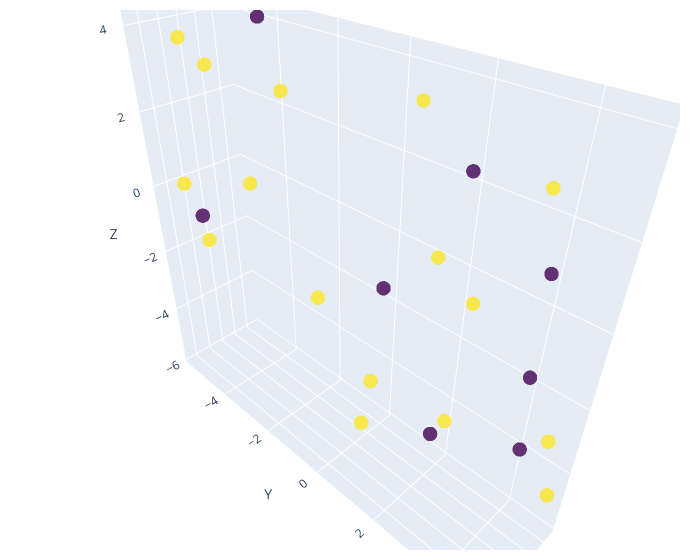
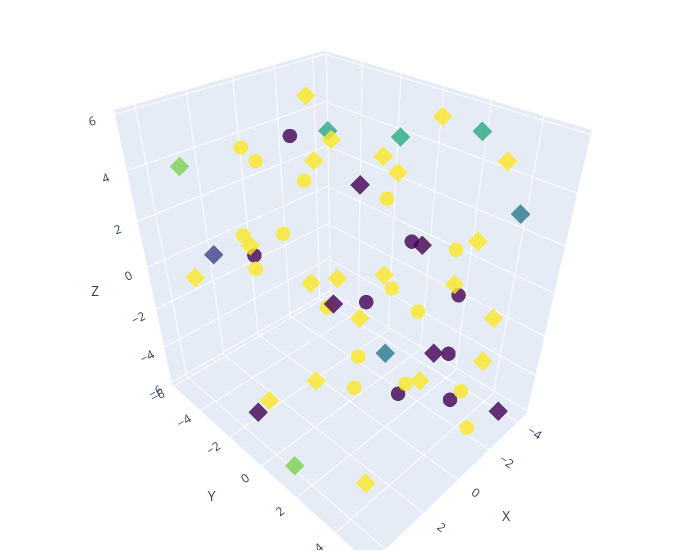

The cell these charts' notebook holds for them, in order:
### Code cell
ea_x.plot_fitness()

best_solution_x = ea_x.get_best_solution()

plot_atoms(best_solution_x, atom_species_by_index)
plot_solution_with_walls((wall_left, wall_right), best_solution_x, atom_species_by_index)

### Figure 1 — Plotly figure (JSON) as saved in the notebook; plotly's stock layout.template omitted (floating-point values rounded to 4 significant figures)
{"data": [{"hoverinfo": "text", "marker": {"color": [4, 6, 6, 6, 4, 6, 6, 6, 6, 6, 4, 4, 4, 4, 4, 6, 6, 6, 6, 6, 6, 6, 6, 4], "colorscale": [[0, "#440154"], [0.1111, "#482878"], [0.2222, "#3e4989"], [0.3333, "#31688e"], [0.4444, "#26828e"], [0.5556, "#1f9e89"], [0.6667, "#35b779"], [0.7778, "#6ece58"], [0.8889, "#b5de2b"], [1, "#fde725"]], "opacity": 0.8, "size": 5, "symbol": "circle"}, "mode": "markers", "text": ["Si", "O", "O", "O", "Si", "O", "O", "O", "O", "O", "Si", "Si", "Si", "Si", "Si", "O", "O", "O", "O", "O", "O", "O", "O", "Si"], "type": "scatter3d", "x": [1.139, 0.5267, 0.4604, -0.4331, -1.09, 0.2704, -0.8633, 1.196, -0.4412, -0.3719, 0.05603, -1.205, -1.171, -0.02929, -1.297, 1.311, -0.8546, 1.301, -1.138, -0.7974, -1.336, -0.737, -0.5218, -0.4564], "y": [-4.23, -5.087, -0.8131, -4.304, -4.335, -5.657, -3.366, -4.775, -0.19, -5.662, 0.8444, 1.583, 3.905, 2.667, 4.019, 1.68, 2.193, 3.066, 3.616, 2.559, 4.887, 0.9441, 4.896, 4.255], "z": [-0.2582, -1.607, -1.348, 0.03638, 4.058, 3.602, 2.607, 0.4509, -5.794, 2.826, -0.4339, -5.438, 0.8379, 2.905, -4.089, -1.738, -4.21, 1.96, 2.527, -0.3857, -4.982, 3.515, -2.473, -1.094]}], "layout": {"margin": {"b": 10, "l": 10, "r": 20, "t": 10}, "scene": {"xaxis": {"title": {"text": "X"}}, "yaxis": {"title": {"text": "Y"}}, "zaxis": {"title": {"text": "Z"}}}, "showlegend": false, "width": 700}}

### Figure 2 — Plotly figure (JSON) as saved in the notebook; plotly's stock layout.template omitted (floating-point values rounded to 4 significant figures)
{"data": [{"hoverinfo": "text", "marker": {"color": [4, 6, 6, 6, 4, 6, 6, 6, 6, 6, 4, 4, 4, 4, 4, 6, 6, 6, 6, 6, 6, 6, 6, 4], "colorscale": [[0, "#440154"], [0.1111, "#482878"], [0.2222, "#3e4989"], [0.3333, "#31688e"], [0.4444, "#26828e"], [0.5556, "#1f9e89"], [0.6667, "#35b779"], [0.7778, "#6ece58"], [0.8889, "#b5de2b"], [1, "#fde725"]], "opacity": 0.8, "size": 5, "symbol": "circle"}, "mode": "markers", "text": ["Si", "O", "O", "O", "Si", "O", "O", "O", "O", "O", "Si", "Si", "Si", "Si", "Si", "O", "O", "O", "O", "O", "O", "O", "O", "Si"], "type": "scatter3d", "x": [1.139, 0.5267, 0.4604, -0.4331, -1.09, 0.2704, -0.8633, 1.196, -0.4412, -0.3719, 0.05603, -1.205, -1.171, -0.02929, -1.297, 1.311, -0.8546, 1.301, -1.138, -0.7974, -1.336, -0.737, -0.5218, -0.4564], "y": [-4.23, -5.087, -0.8131, -4.304, -4.335, -5.657, -3.366, -4.775, -0.19, -5.662, 0.8444, 1.583, 3.905, 2.667, 4.019, 1.68, 2.193, 3.066, 3.616, 2.559, 4.887, 0.9441, 4.896, 4.255], "z": [-0.2582, -1.607, -1.348, 0.03638, 4.058, 3.602, 2.607, 0.4509, -5.794, 2.826, -0.4339, -5.438, 0.8379, 2.905, -4.089, -1.738, -4.21, 1.96, 2.527, -0.3857, -4.982, 3.515, -2.473, -1.094]}, {"hoverinfo": "text", "marker": {"color": [1, 2, 6, 6, 6, 5, 3, 5, 6, 6, 6], "colorscale": [[0, "#440154"], [0.1111, "#482878"], [0.2222, "#3e4989"], [0.3333, "#31688e"], [0.4444, "#26828e"], [0.5556, "#1f9e89"], [0.6667, "#35b779"], [0.7778, "#6ece58"], [0.8889, "#b5de2b"], [1, "#fde725"]], "opacity": 0.8, "size": 5, "symbol": "diamond"}, "mode": "markers", "text": ["Sb", "Al", "O", "O", "O", "Na", "Ge", "Na", "O", "O", "O"], "type": "scatter3d", "x": [3.506, 4.338, 4.199, 4.112, 4.469, 3.401, 3.296, 4.289, 4.025, 3.973, 3.68], "y": [-1.677, -1.992, 0.1186, -0.2229, -3.174, -4.924, 4.62, 1.412, 3.45, 4.634, 2.061], "z": [-5.433, 2.272, -2.969, 3.31, 0.851, 4.107, 1.519, -5.295, 3.883, -3.612, -1.05]}, {"hoverinfo": "text", "marker": {"color": [1, 1, 1, 4, 6, 6, 6, 6, 6, 6, 4, 6, 6, 6, 1, 1, 3, 6, 6, 6, 6, 6, 4, 6], "colorscale": [[0, "#440154"], [0.1111, "#482878"], [0.2222, "#3e4989"], [0.3333, "#31688e"], [0.4444, "#26828e"], [0.5556, "#1f9e89"], [0.6667, "#35b779"], [0.7778, "#6ece58"], [0.8889, "#b5de2b"], [1, "#fde725"]], "opacity": 0.8, "size": 5, "symbol": "diamond"}, "mode": "markers", "text": ["Sb", "Sb", "Sb", "Si", "O", "O", "O", "O", "O", "O", "Si", "O", "O", "O", "Sb", "Sb", "Ge", "O", "O", "O", "O", "O", "Si", "O"], "type": "scatter3d", "x": [-3.395, -3.905, -2.103, -3.335, -3.195, -3.126, -2.258, -2.763, -4.109, -2.323, -1.677, -3.099, -2.067, -3.226, -2.299, -2.802, -3.543, -3.706, -1.85, -3.532, -2.045, -2.366, -4.377, -3.847], "y": [-4.47, 0.1715, -1.595, -4.619, -2.527, -5.291, -4.766, -0.8007, -1.454, -3.369, 0.603, 1.189, -0.4572, -5.765, 2.382, 5.289, 4.374, 2.03, 3.94, 3.879, 4.856, 1.769, 1.978, 3.422], "z": [-5.249, -0.07509, 2.627, 3.536, -4.913, 2.067, -3.593, -1.428, 2.495, 3.838, 5.315, 5.782, 4.156, 4.713, -3.408, -4.883, 3.179, -0.9521, 2.671, -3.663, -0.108, -5.371, 5.124, 4.656]}], "layout": {"margin": {"b": 10, "l": 10, "r": 20, "t": 10}, "scene": {"xaxis": {"title": {"text": "X"}}, "yaxis": {"title": {"text": "Y"}}, "zaxis": {"title": {"text": "Z"}}}, "showlegend": false, "width": 700}}
